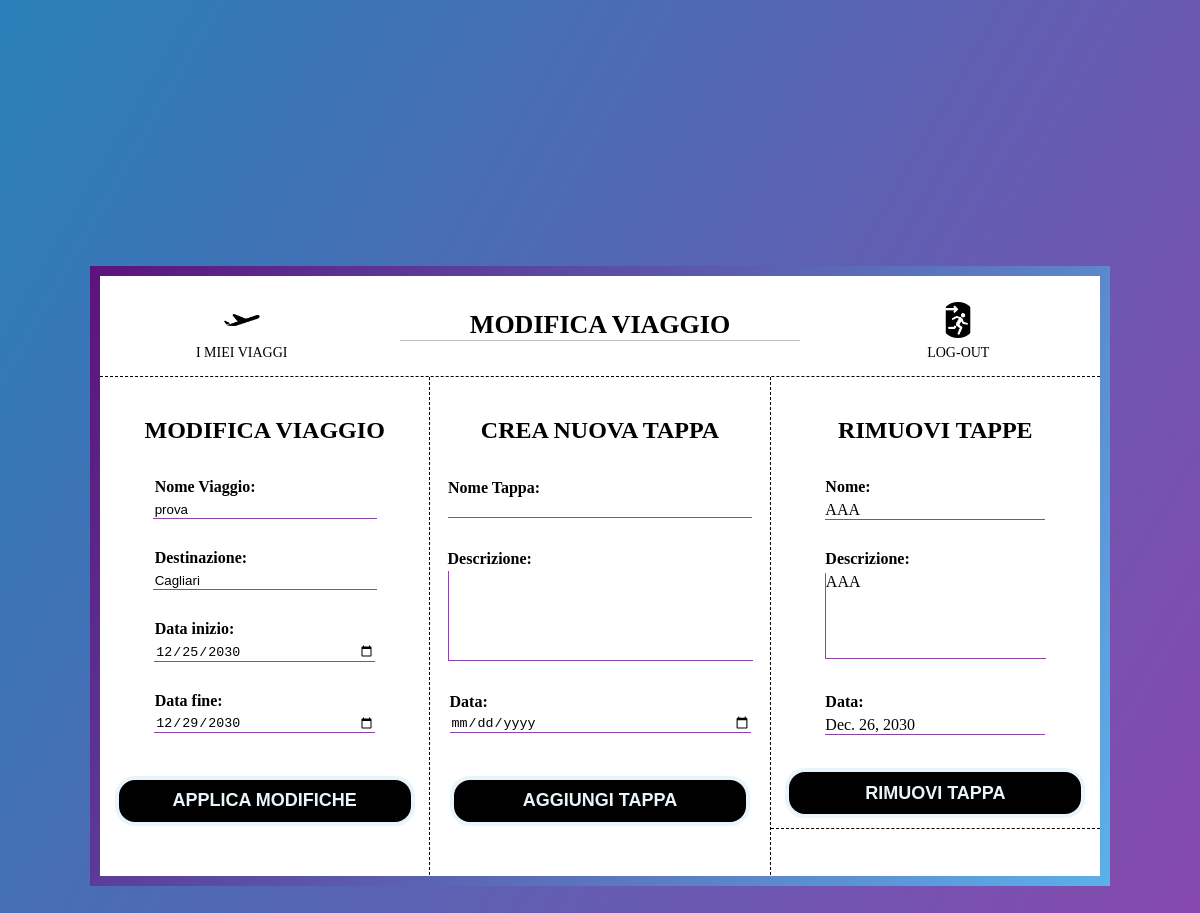
Screenshot of /organizzatoreViaggi/changeItinerary/20/ (signed in) with the database file from the repository.
### organizzatoreViaggi/models.py (models this page shows, shortened)
class Travel(models.Model):
    id = models.AutoField(primary_key=True)
    name = models.CharField(max_length=64, unique=True)
    destination = models.CharField(max_length=64)
    start_date = models.DateField()
    end_date = models.DateField()
    participants = models.ManyToManyField(CustomUser)

class Stage(models.Model):
    id = models.AutoField(primary_key=True)
    travel = models.ForeignKey(Travel, on_delete=models.CASCADE)
    name = models.CharField(max_length=64)
    description = models.CharField(max_length=128)
    date = models.DateField()

### organizzatoreViaggi/views.py (the view)
# urls.py: path('organizzatoreViaggi/changeItinerary/<int:travel_id>/', views.changeItinerary_view, name='changeItinerary'),
@login_required(login_url= 'login')
def changeItinerary_view(request, travel_id):
    travel = Travel.objects.get(id = travel_id)
    form = TravelForm(instance=travel)
    stages = Stage.objects.filter(travel = travel_id)
    if request.method == "POST":
        if "edit_travel" in request.POST:
            form = TravelForm(request.POST, instance=travel)
            if form.is_valid():
                form.save()
                return redirect('myTravels')
        if "add_stage" in request.POST:
            emptyStageForm = StageForm(request.POST)
            emptyStageForm.travel = travel
            if emptyStageForm.is_valid():
                stage = emptyStageForm.save(commit=False)
                stage.travel = travel
                stage.save()
                url = reverse('detailsTravel', args=[travel_id])
                return redirect(url)
        if "remove_stage" in request.POST:
            stage_id = request.POST.get('stage_id')
            stage_to_delete = Stage.objects.get(id = stage_id)
            stage_to_delete.delete()
            url = reverse('detailsTravel', args=[travel_id])
            return redirect(url)
    else:
        form = TravelForm(instance=travel)
        emptyStageForm = StageForm()
    context = { 'travel': form, 'emptyStageForm': emptyStageForm, 'stages': stages}
    return render(request, 'organizzatoreViaggi/changeItinerary.html', context)

### organizzatoreViaggi/forms.py (shortened to what this page needs)
class TravelForm(ModelForm):
    class Meta:
        model = Travel
        fields = [
            'name',
            'destination',
            'start_date',
            'end_date'
        ]
        labels = {
            'name': 'Nome Viaggio',
            'destination': 'Destinazione',
            'start_date': 'Data inizio',
            'end_date': 'Data fine'
        }
        widgets = {
            'start_date': forms.DateInput(attrs={'type': 'date', 'class': 'dateField'}),
            'end_date': forms.DateInput(attrs={'type': 'date', 'class': 'dateField'}),
            'name': forms.DateInput(attrs={'class': 'textField'}),
            'destination': forms.DateInput(attrs={'class': 'textField'})
        }

class StageForm(ModelForm):
    class Meta:
        model = Stage
        fields = [
            'name',
            'description',
            'date'
        ]
        labels = {
            'name': 'Nome Tappa',
            'description': 'Descrizione',
            'date': 'Data'
        }
        widgets = {
            'date': forms.DateInput(attrs={'type': 'date', 'class': 'dateField'}),
            'description': forms.Textarea(attrs={'style':'resize:none;'})
        }

### organizzatoreViaggi/templates/organizzatoreViaggi/changeItinerary.html (shortened to what this page needs)
{% load static %}
<!DOCTYPE html>
<html lang="it">
<head>
    <link rel="stylesheet" href="{% static 'css/changeItinerary.css'%}">
</head>
<body>
   <div class="page-container">
       <nav>
           <a href="{% url 'myTravels' %}">
               <img src="{% static 'images/plane_icon.png' %}" />
               <p>I miei viaggi</p>
           </a>
           <h1>MODIFICA VIAGGIO</h1>
           <a href="{% url 'logout' %}">
               <img src="{% static 'images/logout_icon.png' %}" />
               <p>Log-out</p>
           </a>
       </nav>
       <div class="main">
           <div class="main-sx">
               <h2>MODIFICA VIAGGIO</h2>
                <form class="form_travel" method="post" action="">
                    {{ travel }}
                    <div class="button_container2">
                        <input class="apply_button" type="submit" value="APPLICA MODIFICHE" name="edit_travel">
                    </div>
                </form>
           </div>
           <div class="main-c">
               <div class="title_container">
                   <h2>CREA NUOVA TAPPA</h2>
               </div>
               <div class="form_container">
                    <form class="empty_form_itinerary" method="post" action="">
                        <div class="form_field">
                            {{ emptyStageForm.as_p }}
                            <div class="add_button_container">
                                <input class="add_button" type="submit" value="AGGIUNGI TAPPA" name="add_stage">
                            </div>
                       </div>
                   </form>
                </div>
           </div>
           <div class = "main-dx">
               <div class="title_container">
                   <h2>RIMUOVI TAPPE</h2>
               </div>
               <form class="form_itinerary" method="post" action="">
                   <div class="form_field">
                        {% for stage in stages %}
                       <div class="stage-container">
                            <span>Nome:</span>
                            <p> {{ stage.name }}</p>
                           <span>Descrizione:</span>
                            <p class="description-p"> {{ stage.description }}</p>
                           <span>Data:</span>
                            <p> {{ stage.date }}</p>
                            <div class="remove_button_container">
                                <input class="remove_button" type="submit" value="RIMUOVI TAPPA" name="remove_stage">
                            </div>
                       </div>
                        {% endfor %}
                   </div>
               </form>
           </div>
       </div>
   </div>
</body>
</html>

### rows the page displays
Travel: name "prova", destination "Cagliari", start_date "12/25/2030", end_date "12/29/2030"
Stage: name "AAA", description "AAA", date "Dec. 26, 2030"
